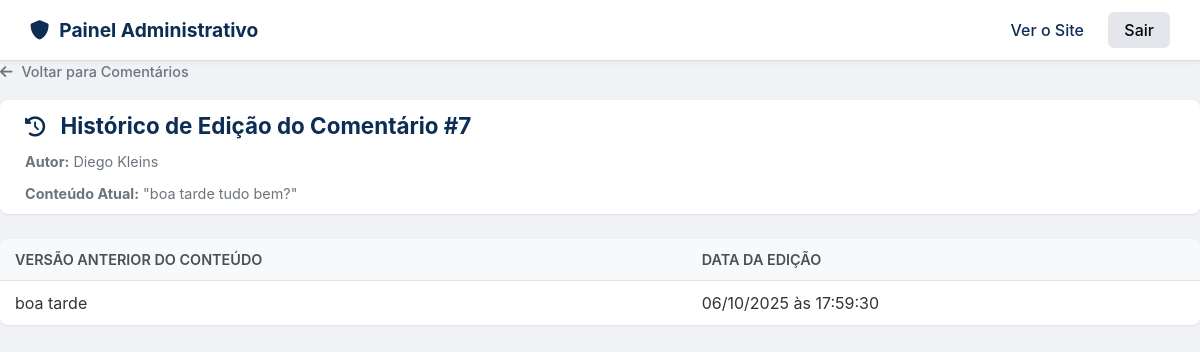
The page /admin/admin_historico_comentario.php?id=7 (signed in) on the database its author committed.
### tables this page shows
CREATE TABLE `Comentarios` (
  `id` int(11) NOT NULL,
  `id_postagem` int(11) NOT NULL,
  `id_usuario` int(11) NOT NULL,
  `id_comentario_pai` int(11) DEFAULT NULL,
  `conteudo_texto` text NOT NULL,
  `status` enum('ativo','inativo','excluido_pelo_usuario') NOT NULL DEFAULT 'ativo',
  `data_comentario` timestamp NOT NULL DEFAULT current_timestamp()
);

CREATE TABLE `Usuarios` (
  `id` int(11) NOT NULL,
  `nome` varchar(50) NOT NULL,
  `sobrenome` varchar(100) NOT NULL,
  `data_nascimento` date DEFAULT NULL,
  `nome_de_usuario` varchar(50) NOT NULL,
  `email` varchar(100) NOT NULL,
  `senha_hash` varchar(255) NOT NULL,
  `role` varchar(20) NOT NULL DEFAULT 'membro',
  `status` enum('ativo','suspenso') NOT NULL DEFAULT 'ativo',
  `foto_perfil_url` varchar(255) DEFAULT NULL,
  `id_bairro` int(11) DEFAULT NULL,
  `data_cadastro` timestamp NOT NULL DEFAULT current_timestamp(),
  `relacionamento` enum('Não especificado','Solteiro(a)','Em um relacionamento sério','Casado(a)','Divorciado(a)') NOT NULL DEFAULT 'Não especificado' COMMENT 'Status de relacionamento do usuário',
  `biografia` text DEFAULT NULL COMMENT 'Pequena biografia ou descrição do usuário',
  `perfil_privado` tinyint(1) NOT NULL DEFAULT 0 COMMENT '0 = Público, 1 = Privado (apenas amigos)',
  `privacidade_amigos` enum('todos','amigos','ninguem') NOT NULL DEFAULT 'amigos' COMMENT 'Define quem pode ver a lista de amigos do utilizador',
  `ultimo_acesso` timestamp NULL DEFAULT NULL COMMENT 'Timestamp da última atividade do usuário'
);

CREATE TABLE `Comentarios_Edicoes` (
  `id` int(11) NOT NULL,
  `id_comentario` int(11) NOT NULL,
  `conteudo_antigo` text NOT NULL,
  `data_edicao` timestamp NOT NULL DEFAULT current_timestamp()
);

### admin/admin_historico_comentario.php (the view, shortened to what this page needs)
<?php
require_once __DIR__ . '/../../config/database.php';
$comment_id = isset($_GET['id']) ? (int)$_GET['id'] : 0;
$sql_comment = "SELECT c.conteudo_texto, u.nome, u.sobrenome
                FROM Comentarios c
                JOIN Usuarios u ON c.id_usuario = u.id
                WHERE c.id = ?";
$stmt_comment = $conn->prepare($sql_comment);
$stmt_comment->bind_param("i", $comment_id);
$stmt_comment->execute();
$comment_result = $stmt_comment->get_result()->fetch_assoc();
$sql_history = "SELECT conteudo_antigo, data_edicao FROM Comentarios_Edicoes WHERE id_comentario = ? ORDER BY data_edicao DESC";
$stmt_history = $conn->prepare($sql_history);
$stmt_history->bind_param("i", $comment_id);
$stmt_history->execute();
$history_result = $stmt_history->get_result();
?>
<!DOCTYPE html>
<html lang="pt-br">
<head>
    <link rel="stylesheet" href="assets/css/admin.css?v=1.9">
    <link rel="stylesheet" href="https://cdnjs.cloudflare.com/ajax/libs/font-awesome/6.0.0-beta3/css/all.min.css">
</head>
<body>
    <header class="admin-header">
        <div class="header-content">
            <a href="index.php" class="logo"><i class="fas fa-shield-alt"></i><span>Painel Administrativo</span></a>
            <nav>
                <a href="../feed.php" class="nav-link" target="_blank">Ver o Site</a>
                <a href="../api/usuarios/logout.php" class="logout-btn">Sair</a>
            </nav>
        </div>
    </header>
    <main class="admin-main-content">
        <a href="admin_comentarios.php" class="admin-back-button"><i class="fas fa-arrow-left"></i> Voltar para Comentários</a>
        <div class="admin-card">
            <h1><i class="fas fa-history"></i> Histórico de Edição do Comentário #<?php echo $comment_id; ?></h1>
            <p><strong>Autor:</strong> <?php echo htmlspecialchars($comment_result['nome'] . ' ' . $comment_result['sobrenome']); ?></p>
            <p><strong>Conteúdo Atual:</strong> "<?php echo nl2br(htmlspecialchars($comment_result['conteudo_texto'])); ?>"</p>
        </div>
        <div class="admin-table-container">
            <table class="admin-table">
                <thead>
                    <tr>
                        <th>Versão Anterior do Conteúdo</th>
                        <th>Data da Edição</th>
                    </tr>
                </thead>
                <tbody>
                    <?php if ($history_result && $history_result->num_rows > 0): ?>
                        <?php while($edicao = $history_result->fetch_assoc()): ?>
                            <tr>
                                <td class="comment-content-cell"><?php echo nl2br(htmlspecialchars($edicao['conteudo_antigo'])); ?></td>
                                <td><?php echo date("d/m/Y \à\s H:i:s", strtotime($edicao['data_edicao'])); ?></td>
                            </tr>
                        <?php endwhile; ?>
                    <?php else: ?>
                        <tr><td colspan="2">Nenhuma edição anterior encontrada para este comentário.</td></tr>
                    <?php endif; ?>
                </tbody>
            </table>
        </div>
    </main>
</body>
</html>

### admin/assets/css/admin.css (style rules this page uses)
body { font-family: -apple-system, BlinkMacSystemFont, "Segoe UI", Roboto, Helvetica, Arial, sans-serif; background-color: #f0f2f5; margin: 0; color: #333; }
a { color: #0c2d54; text-decoration: none; }
.admin-header { background-color: #fff; padding: 0 30px; border-bottom: 1px solid #dddfe2; box-shadow: 0 2px 4px rgba(0, 0, 0, 0.05); position: sticky; top: 0; z-index: 1000; }
.header-content { display: flex; justify-content: space-between; align-items: center; max-width: 1400px; margin: 0 auto; height: 60px; }
.logo { display: flex; align-items: center; font-size: 1.2em; font-weight: bold; color: #0c2d54; }
.logo i { margin-right: 10px; }
.nav-link { color: #0c2d54; font-weight: 500; margin-right: 20px; }
.logout-btn { background-color: #e4e6eb; color: #050505; padding: 8px 16px; border-radius: 6px; font-weight: 500; }
.admin-back-button { display: inline-block; margin-bottom: 20px; font-size: 0.9em; font-weight: 500; color: #6c757d; transition: color 0.2s; }
.admin-back-button i { margin-right: 5px; }
.admin-card { background-color: #fff; border-radius: 8px; padding: 12px 25px; box-shadow: 0 1px 2px rgba(0,0,0,0.08); margin-bottom: 25px; }
.admin-card h1 { margin-top: 0; margin-bottom: 4px; color: #0c2d54; font-size: 1.4em; }
.admin-card h1 i { margin-right: 10px; font-size: 0.9em; }
.admin-card p { margin-bottom: 0; font-size: 0.9em; color: #6c757d; }
.admin-table-container { background-color: #fff; border-radius: 8px; box-shadow: 0 1px 2px rgba(0,0,0,0.08); overflow-x: auto; }
.admin-table { width: 100%; border-collapse: collapse; }
.admin-table th, .admin-table td { padding: 12px 15px; text-align: left; border-bottom: 1px solid #dee2e6; vertical-align: middle; white-space: nowrap; }
.admin-table tbody tr:last-child td { border-bottom: none; }
.admin-table thead th { background-color: #f8f9fa; font-weight: 600; color: #495057; font-size: 0.9em; text-transform: uppercase; }
.comment-content-cell { white-space: normal; word-break: break-word; max-width: 450px; }

### rows shown on the page
comentarios: id_usuario.sobrenome "Diego Kleins", conteudo_texto "boa tarde tudo bem?"
comentarios_edicoes: conteudo_antigo "boa tarde", data_edicao "06/10/2025 às 17:59:30"

### other values the page prints
$comment_id "7"
